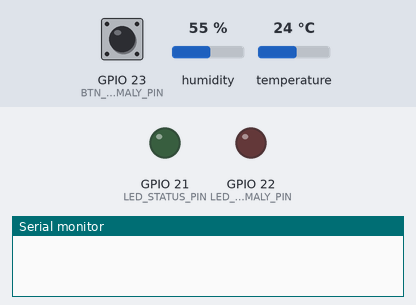
The sketch below on a simulated ESP32. Parts: output pins drawn as LEDs (lit = HIGH), the last lines printed to the serial monitor. Dashed ring = blinking. The test bench sets the inputs (shaded band); at power-on: GPIO 23 (BTN_ANOMALY_PIN) HIGH, humidity 55 %, temperature 24 °C. Random numbers use the default seed unless the sketch sets one.

Above: at 0.0 s.
At 1.3 s:
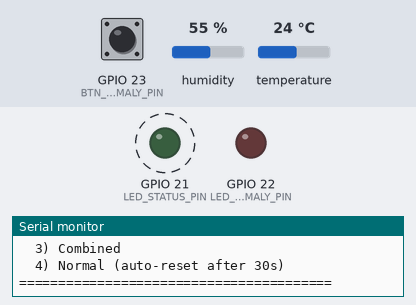
1.4 s: GPIO 23 (BTN_ANOMALY_PIN) pulled LOW for 0.15 s
At 1.75 s:
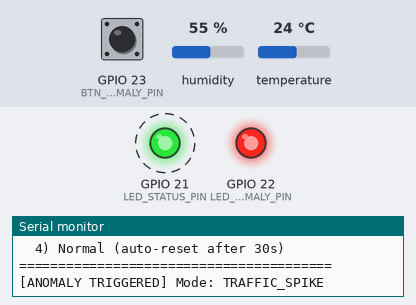
Timing chart, 0 to 10.9 s (numbered marks = the images above; inputs shaded):
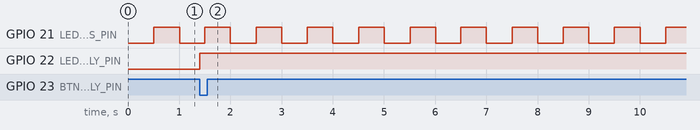

Measured:
- after the input at 1.4 s, GPIO 22 (LED_ANOMALY_PIN): LOW → HIGH at once
- by itself, GPIO 21 (LED_STATUS_PIN): alternates HIGH for 0.50 s and LOW for 0.50 s

The sketch:

firmware.ino
```cpp
/*
 * IoT Device Behaviour Fingerprinting - Wokwi ESP32 Firmware
 *
 * Demonstrates:
 * - Device identity (unique ID per device category)
 * - Periodic sensor telemetry (simulated DHT22 readings)
 * - Normal communication behaviour (MQTT-like JSON payloads)
 * - Anomaly simulation via button press (traffic spike / destination expansion)
 *
 * This is a DESIGN ARTIFACT for the Wokwi simulation layer.
 * The actual statistical pipeline runs in Python (see src/simulator.py).
 */

#include <Arduino.h>
#include <DHT.h>

// ============================================================
// DEVICE CONFIGURATION (modify per device instance)
// ============================================================
const char* DEVICE_ID = "bulb_01";        // Unique device ID
const char* DEVICE_TYPE = "Smart Bulb";   // Category: Smart Bulb, Smart Camera, Smart Lock, Smart Meter, Smart TV
const char* FIRMWARE_VERSION = "1.0.0";

// ============================================================
// HARDWARE PINS
// ============================================================
#define DHT_PIN 15
#define LED_STATUS_PIN 21
#define LED_ANOMALY_PIN 22
#define BTN_ANOMALY_PIN 23

// ============================================================
// TIMING CONFIGURATION
// ============================================================
const unsigned long TELEMETRY_INTERVAL_MS = 5000;  // 5 seconds (faster for demo)
const unsigned long ANOMALY_DURATION_MS = 30000;   // 30 seconds anomaly window

// ============================================================
// ANOMALY STATE
// ============================================================
enum AnomalyMode {
  MODE_NORMAL = 0,
  MODE_TRAFFIC_SPIKE = 1,
  MODE_DEST_EXPANSION = 2,
  MODE_COMBINED = 3
};

AnomalyMode currentMode = MODE_NORMAL;
unsigned long anomalyStartTime = 0;
bool anomalyActive = false;
bool lastButtonState = HIGH;

// ============================================================
// SENSOR
// ============================================================
DHT dht(DHT_PIN, DHT22);

// ============================================================
// SIMULATED TELEMETRY GENERATION
// ============================================================
struct TelemetryData {
  float temperature;
  float humidity;
  unsigned long packetCount;
  unsigned int destinationCount;
  unsigned int packetSize;
  const char* protocol;
};

TelemetryData generateTelemetry() {
  TelemetryData data;

  // Read actual sensor (or simulate if not available)
  data.temperature = dht.readTemperature();
  data.humidity = dht.readHumidity();

  // Fallback to simulated values if sensor fails
  if (isnan(data.temperature)) data.temperature = 22.0 + random(-50, 50) / 10.0;
  if (isnan(data.humidity)) data.humidity = 50.0 + random(-200, 200) / 10.0;

  // Base characteristics per device type (synthetic simulation parameters)
  if (strcmp(DEVICE_TYPE, "Smart Bulb") == 0) {
    data.packetSize = 100;
    data.destinationCount = 1;
    data.protocol = "MQTT";
    data.packetCount = anomalyActive ? random(50, 100) : random(1, 5);  // Spike: 10x
  } else if (strcmp(DEVICE_TYPE, "Smart Camera") == 0) {
    data.packetSize = 1200;
    data.destinationCount = 2;
    data.protocol = "RTSP";
    data.packetCount = anomalyActive ? random(200, 500) : random(10, 50);
  } else if (strcmp(DEVICE_TYPE, "Smart Lock") == 0) {
    data.packetSize = 64;
    data.destinationCount = 1;
    data.protocol = "CoAP";
    data.packetCount = anomalyActive ? random(10, 20) : random(0, 1);  // Very low rate
  } else if (strcmp(DEVICE_TYPE, "Smart Meter") == 0) {
    data.packetSize = 200;
    data.destinationCount = 1;
    data.protocol = "HTTP";
    data.packetCount = anomalyActive ? random(20, 50) : random(1, 5);
  } else if (strcmp(DEVICE_TYPE, "Smart TV") == 0) {
    data.packetSize = 1000;
    data.destinationCount = anomalyActive ? random(6, 12) : random(2, 6);  // Dest expansion
    data.protocol = "HTTPS";
    data.packetCount = anomalyActive ? random(200, 500) : random(10, 50);
  } else {
    data.packetSize = 100;
    data.destinationCount = 1;
    data.protocol = "MQTT";
    data.packetCount = 1;
  }

  // Combined anomaly affects both rate and destinations
  if (currentMode == MODE_COMBINED && anomalyActive) {
    data.packetCount = data.packetCount * 2;
    data.destinationCount = data.destinationCount * 2;
  }

  return data;
}

// ============================================================
// JSON PAYLOAD GENERATION (simulated MQTT message)
// ============================================================
String buildJsonPayload(const TelemetryData& data) {
  String json = "{";
  json += "\"device_id\":\"" + String(DEVICE_ID) + "\",";
  json += "\"device_type\":\"" + String(DEVICE_TYPE) + "\",";
  json += "\"timestamp\":" + String(millis()) + ",";
  json += "\"temperature\":" + String(data.temperature, 1) + ",";
  json += "\"humidity\":" + String(data.humidity, 1) + ",";
  json += "\"packet_rate\":" + String(data.packetCount) + ",";
  json += "\"packet_size\":" + String(data.packetSize) + ",";
  json += "\"destination_count\":" + String(data.destinationCount) + ",";
  json += "\"protocol\":\"" + String(data.protocol) + "\",";
  json += "\"anomaly_mode\":" + String(currentMode);
  json += "}";
  return json;
}

// ============================================================
// ANOMALY TRIGGER (button press cycles through modes)
// ============================================================
void checkAnomalyButton() {
  bool buttonState = digitalRead(BTN_ANOMALY_PIN);

  // Detect falling edge (button press)
  if (lastButtonState == HIGH && buttonState == LOW) {
    if (!anomalyActive) {
      // Cycle through anomaly modes
      currentMode = static_cast<AnomalyMode>((currentMode + 1) % 4);
      anomalyActive = true;
      anomalyStartTime = millis();

      Serial.print("[ANOMALY TRIGGERED] Mode: ");
      switch (currentMode) {
        case MODE_TRAFFIC_SPIKE: Serial.println("TRAFFIC_SPIKE"); break;
        case MODE_DEST_EXPANSION: Serial.println("DESTINATION_EXPANSION"); break;
        case MODE_COMBINED: Serial.println("COMBINED"); break;
        default: Serial.println("NORMAL"); break;
      }
    }
  }
  lastButtonState = buttonState;

  // Auto-expire anomaly after duration
  if (anomalyActive && (millis() - anomalyStartTime > ANOMALY_DURATION_MS)) {
    anomalyActive = false;
    currentMode = MODE_NORMAL;
    Serial.println("[ANOMALY EXPIRED] Returned to NORMAL mode");
  }
}

// ============================================================
// LED INDICATORS
// ============================================================
void updateIndicators() {
  // Status LED: heartbeat
  digitalWrite(LED_STATUS_PIN, (millis() / 500) % 2);

  // Anomaly LED: solid when anomaly active
  digitalWrite(LED_ANOMALY_PIN, anomalyActive ? HIGH : LOW);
}

// ============================================================
// SETUP
// ============================================================
void setup() {
  Serial.begin(115200);
  delay(100);

  // Initialize pins
  pinMode(LED_STATUS_PIN, OUTPUT);
  pinMode(LED_ANOMALY_PIN, OUTPUT);
  pinMode(BTN_ANOMALY_PIN, INPUT_PULLUP);

  // Initialize sensor
  dht.begin();

  // Print device identity
  Serial.println("========================================");
  Serial.println("IoT Device Behaviour Fingerprinting Demo");
  Serial.println("========================================");
  Serial.print("Device ID: "); Serial.println(DEVICE_ID);
  Serial.print("Device Type: "); Serial.println(DEVICE_TYPE);
  Serial.print("Firmware: "); Serial.println(FIRMWARE_VERSION);
  Serial.println("Press button to trigger anomaly modes:");
  Serial.println("  1) Traffic Spike");
  Serial.println("  2) Destination Expansion");
  Serial.println("  3) Combined");
  Serial.println("  4) Normal (auto-reset after 30s)");
  Serial.println("========================================");

  // Initial LED state
  digitalWrite(LED_STATUS_PIN, LOW);
  digitalWrite(LED_ANOMALY_PIN, LOW);
}

// ============================================================
// MAIN LOOP
// ============================================================
void loop() {
  static unsigned long lastTelemetry = 0;

  checkAnomalyButton();
  updateIndicators();

  // Periodic telemetry generation
  if (millis() - lastTelemetry >= TELEMETRY_INTERVAL_MS) {
    lastTelemetry = millis();

    TelemetryData data = generateTelemetry();
    String payload = buildJsonPayload(data);

    // Output to serial (simulates MQTT publish)
    Serial.println(payload);
  }

  delay(10);
}
```
